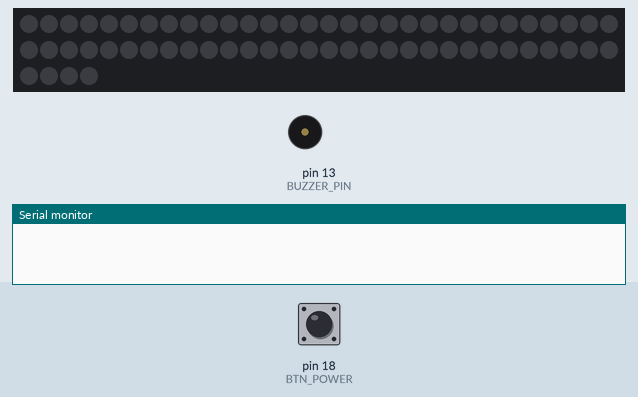
Bench run of a sketch on a simulated Arduino Uno, built with avr-gcc and run on an emulated ATmega328P. On the bench: 64 RGB LEDs in strip order, left to right, continuing on the next row, buzzer (waves = sounding, pin HIGH), the last lines printed to the serial monitor. Inputs (shaded band) come from the test bench; at power-on: pin 18 (BTN_POWER) HIGH. The local clock reads 2024-03-15 10:24:30 at power-on unless the sketch sets it.

Above: at 1.2 s.
1.3 s: pin 18 (BTN_POWER) pulled LOW for 1 s
At 3.0 s:
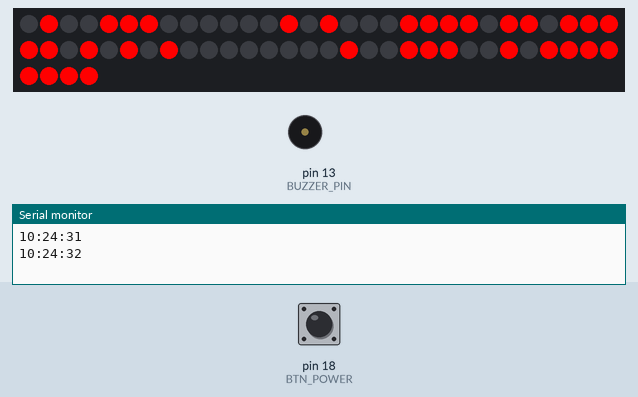
3.8 s: pin 18 (BTN_POWER) pulled LOW for 0.15 s
At 4.8 s:
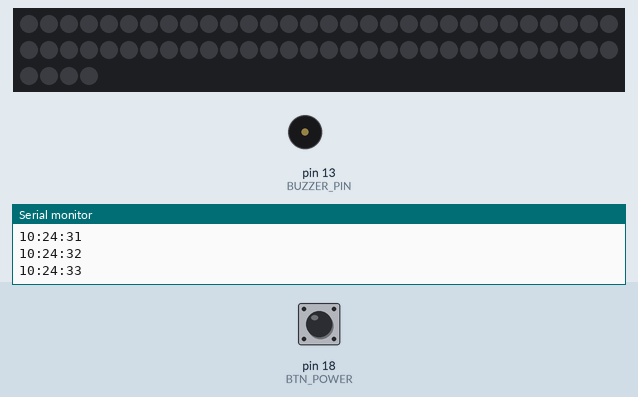
5.5 s: pin 18 (BTN_POWER) pulled LOW for 3.2 s
At 5.8 s:
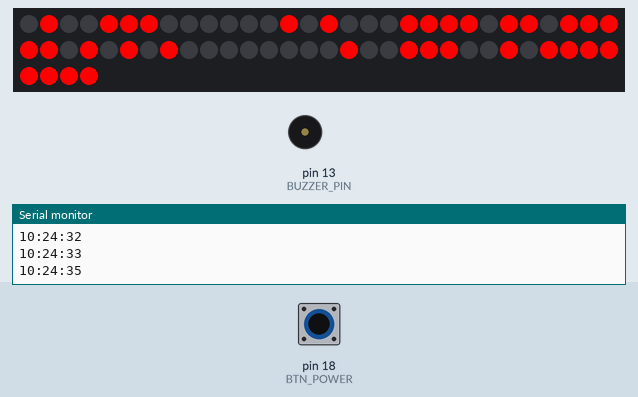
Timing chart, 0 to 8.5 s (numbered marks = the images above; inputs shaded):
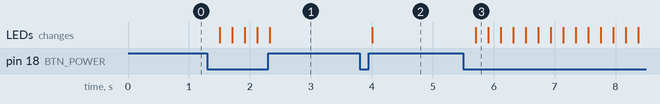

Measured:
- after the input at 1.3 s, the LEDs: change after 0.21 s (image 1)
- after the input at 3.8 s, the LEDs: change after 0.21 s (image 2)
- after the input at 5.5 s, the LEDs: change after 0.21 s (image 3)

The sketch:

sketch.ino
```cpp
#include <Wire.h>          // I2C for RTC
#include <RTClib.h>        // Real-time clock
#include <Adafruit_NeoPixel.h>  // WS2812 LEDs
#include "Arduino.h"

// --- Pins ---
#define BTN_POWER 18
#define BTN_MODE 0
#define BTN_INC 5
#define LED_PIN 9
#define NUM_LEDS 64
#define BUZZER_PIN 13

// --- Objects ---
Adafruit_NeoPixel strip(NUM_LEDS, LED_PIN, NEO_GRB + NEO_KHZ800);
RTC_DS3231 rtc;

int getIndex(int row, int col) {
  if (row < 0 || row > 7 || col < 0 || col > 7) return -1;

  static const uint8_t map[8][8] = {
    {  0,  1,  2,  3,  4,  5,  6,  7 },
    { 27, 28,  39, 40, 51, 52, 63, 8},
    { 26, 29, 38, 41, 50, 53, 62, 9 },
    { 25, 30, 37, 42, 49, 54, 61, 10 },
    { 24, 31, 36, 43, 48, 55, 60, 11 },
    { 23, 32, 35, 44, 47, 56, 59, 12 },
    { 22, 33, 34, 45, 46, 57, 58, 13 },
    { 21, 20, 19, 18, 17, 16, 15, 14 }
  };

  return map[row][col];
}

// --- Function Declarations ---
void handleButtons();
void displayClock();
void displayAlarmSet();
void checkAlarm();
void ledTesting();

// --- State Variables ---
bool deviceOn = false;
int currentMode = 0;
int alarmHours = 0;
int alarmMin = 0;
bool alarmSettingMode = false;
bool isPressed = false;
bool incPressed = false;
bool editingHours = false;
int lastHours = -1;
int lastSeconds = -1;
int lastMinutes = -1;
bool powerButtonPressed = false;
bool alarmTriggered = false;
bool alarmRinging = false;

// --- Setup ---
void setup() {
  Serial.begin(9600);
  strip.begin();
  strip.show();

  pinMode(BUZZER_PIN, OUTPUT);
  pinMode(BTN_POWER, INPUT_PULLUP);
  pinMode(BTN_MODE, INPUT_PULLUP);
  pinMode(BTN_INC, INPUT_PULLUP);

  if (!rtc.begin()) {
    Serial.println("RTC not found!");
    while (1);
  }
}


// --- Loop ---
void loop() {

  handleButtons();

  if (deviceOn) {
    if (currentMode == 0) {
      displayClock();
    }
    else if (currentMode == 1) {
      displayAlarmSet();
    }
  }
  else {
    strip.clear();
    strip.show();
  }

  checkAlarm();
  if (digitalRead(BTN_POWER) == LOW && !alarmTriggered) {
    alarmTriggered = true;
    digitalWrite(BUZZER_PIN, LOW);
    digitalWrite(LED_PIN, LOW);
    strip.clear();
  }
}

// --- Functions ---
void handleButtons() {

  // POWER BUTTON
if (digitalRead(BTN_POWER) == LOW) {
  delay(200); // crude debounce

  if (alarmRinging) {
    // Stop the alarm
    alarmRinging = false;
    digitalWrite(BUZZER_PIN, LOW);
    strip.clear();
    strip.show();
    Serial.println("Alarm stopped");
  } else {
    // Toggle device state
    deviceOn = !deviceOn;
  }
}

  // --- MODE BUTTON ---
  static unsigned long pressStart = 0;
  static unsigned long pressDuration = 0;

  if (digitalRead(BTN_MODE) == LOW && !isPressed) {
    pressStart = millis();
    isPressed = true;
  }

  if (digitalRead(BTN_MODE) == HIGH && isPressed) {
    pressDuration = millis() - pressStart;
    isPressed = false;

    if (pressDuration < 1000) {
      // SHORT PRESS
      currentMode = (currentMode + 1) % 2;
      Serial.println("Short Press -> Mode change");
      if (currentMode == 0) Serial.println("Clock mode");
      if (currentMode == 1) Serial.println("Alarm mode");
    } else {
      // LONG PRESS
      if (currentMode == 1) {
        alarmSettingMode = !alarmSettingMode;
        Serial.println("Alarm setting toggled");
      }
    }
  }

  // --- INC BUTTON ---
  static unsigned long incPressStart = 0;
  static unsigned long incPressDuration = 0;

  if (alarmSettingMode) {
    if (digitalRead(BTN_INC) == LOW && !incPressed) {
      incPressStart = millis();
      incPressed = true;
    }

    if (digitalRead(BTN_INC) == HIGH && incPressed) {
      incPressDuration = millis() - incPressStart;
      incPressed = false;

      if (incPressDuration < 1000) {
        // short press -> increment hours or minutes
        if (editingHours) {
          alarmHours = (alarmHours + 1) % 24;
          Serial.print("Hour set to: "); Serial.println(alarmHours);
        } else {
          alarmMin = (alarmMin + 1) % 60;
          Serial.print("Minute set to: "); Serial.println(alarmMin);
        }
      } else {
        // long press -> toggle between hours/mins
        editingHours = !editingHours;
        Serial.println(editingHours ? "Editing Hours" : "Editing Minutes");
      }
    }
  }
}

const int digit_pattern[10][4][4] = {
    {//0
    {1, 1, 1, 0},
    {1, 0, 1, 0},
    {1, 0, 1, 0},
    {1, 1, 1, 0}
    },
    {//1
      {0, 1, 0, 0},
      {1, 1, 0, 0},
      {0, 1, 0, 0},
      {1, 1, 1, 0}
    },
    {//2
      {1, 1, 0, 0},
      {0, 0, 1, 0},
      {1, 1, 0, 0},
      {1, 1, 1, 0}
    },
    {//3
      {1, 1, 1, 0},
      {0, 1, 1, 0},
      {0, 0, 1, 0},
      {1, 1, 1, 0}
    },
    {
      {0, 0, 1, 0},
      {0, 1, 1, 0},
      {1, 1, 1, 1},
      {0, 0, 1, 0}
    },
    {
      {1, 1, 1, 1},
      {1, 1, 0, 0},
      {0, 0, 1, 0},
      {1, 1, 0, 0}
    },
    {
      {1, 1, 1, 1},
      {1, 0, 0, 0},
      {1, 1, 1, 0},
      {1, 1, 1, 0}
    },
    {
      {1, 1, 1, 0},
      {0, 0, 1, 0},
      {0, 0, 1, 0},
      {0, 0, 1 ,0}
    },
    {
      {0, 1, 1, 1},
      {0, 0, 1, 0},
      {0, 1, 1, 1},
      {0, 1, 1, 1}
    },
    {
      {0, 1, 1, 1},
      {0, 1, 1, 1},
      {0, 0, 0, 1},
      {0, 0, 0, 1},
    }

  };
  void drawDigit(int digit, int startRow, int startCol) {
  for (int r = 0; r < 4; r++) {
    for (int c = 0; c < 4; c++) {
      if (digit_pattern[digit][r][c] == 1) {
        int ledIndex = getIndex(startRow + r, startCol + c);
        strip.setPixelColor(ledIndex, strip.Color(255, 0, 0));
      }
    }
  }
}

void displayClock() {
  strip.clear();


  DateTime now = rtc.now();
  int hours = now.hour();
  int minutes = now.minute();
  int seconds = now.second();

  if (hours != lastHours || minutes != lastMinutes || seconds != lastSeconds) {
    int time[3] = {hours, minutes, seconds};
    for (int i = 0; i < 3; i++) {
    if (time[i] < 10) {
      Serial.print("0");
    }
    Serial.print(time[i]);

    if (i < 2) {
      Serial.print(":");
    }
  }
  lastHours = hours;
  lastMinutes = minutes;
  lastSeconds = seconds;
  Serial.println();

}
int hTens = hours / 10;
int hOnes = hours % 10;
 int mTens = minutes / 10;
int mOnes = minutes % 10;

strip.clear();

drawDigit(hTens, 0, 0); // top-left
drawDigit(hOnes, 0, 4); // top-right
drawDigit(mTens, 4, 0); // bottom-left
drawDigit(mOnes, 4, 4); // bottom-right
strip.show();


}

void displayAlarmSet() {
  strip.clear();


  int hTens = alarmHours/ 10;
  int hOnes = alarmHours % 10;
  int mTens = alarmMin / 10;
  int mOnes = alarmMin % 10;

  drawDigit(hTens, 0, 0); // top-left
  drawDigit(hOnes, 0, 4); // top-right
  drawDigit(mTens, 4, 0); // bottom-left
  drawDigit(mOnes, 4, 4); // bottom-right
  strip.show();

}

void checkAlarm() {
  DateTime now = rtc.now();
  int curHours = now.hour();
  int curMin = now.minute();

  // Trigger alarm if time matches and not already triggered
  if (curHours == alarmHours && curMin == alarmMin && !alarmTriggered) {
    alarmTriggered = true;
    alarmRinging = true;

    digitalWrite(BUZZER_PIN, HIGH);

    for (int i = 0; i < strip.numPixels(); i++) {
      strip.setPixelColor(i, strip.Color(0, 0, 255)); // blue flash
    }
    strip.show();
  }

  // Keep alarm ringing until stopped
  if (alarmRinging) {
    digitalWrite(BUZZER_PIN, HIGH);
  }
}
```
